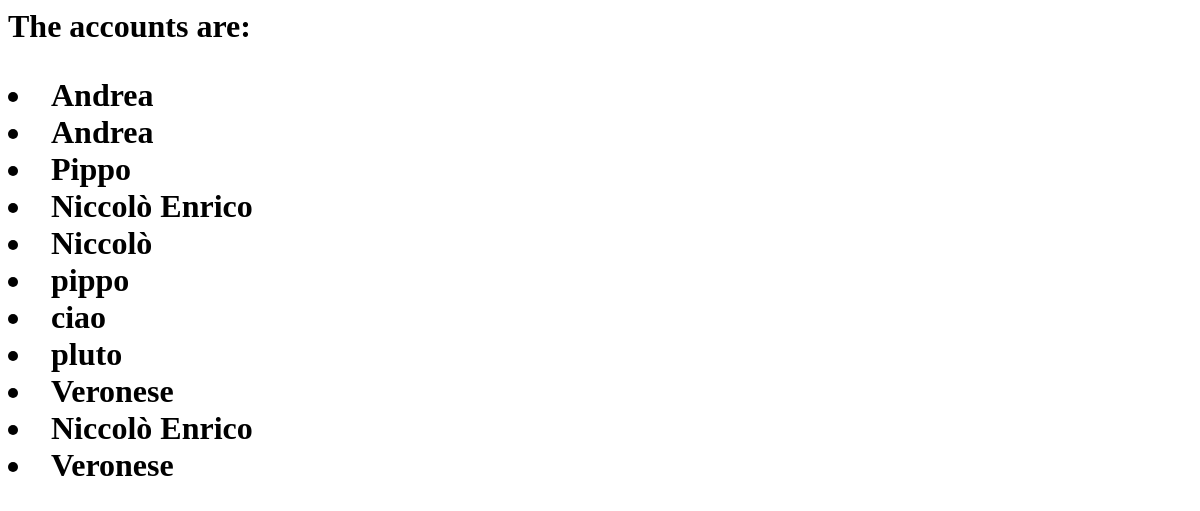
/account/, run on an earlier commit of the app's database.
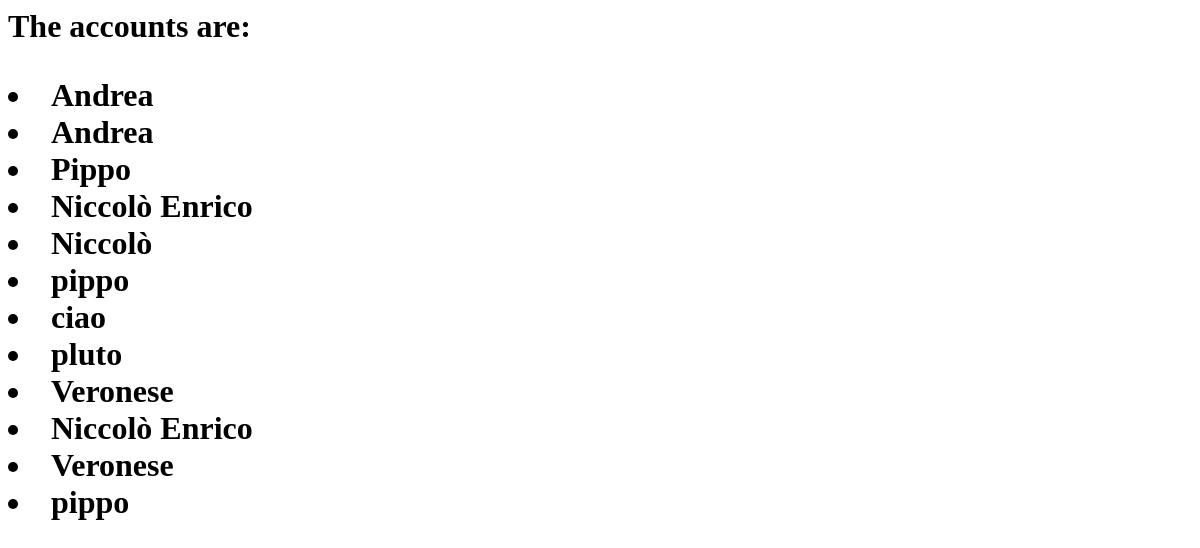
And on a later commit of the database.
### IqueueAP/models.py (models this page shows, shortened)
class Account(models.Model):
    name = models.CharField(max_length=100)
    surname = models.CharField(max_length=100)
    account_id = models.CharField(max_length=50)
    password = models.CharField(max_length=50)
    email = models.EmailField(max_length=150)
    birthday = models.DateField()

### IqueueAP/views.py (the view)
# urls.py: path('account/', account_view, name='account_view'),
def account_view(request):
    account = Account.objects.all()
    return render(request, 'account_list.html', {'account': account})

### IqueueAP/templates/account_list.html (shortened to what this page needs)
<html>
<head>
</head>
<body>
  <h1>
    <p>
    The accounts are:
    {% for account in account %}
        <li> {{ account.name }} </li>
    {% endfor %}
    </p>
  </h1>
</body>
</html>

What changed in the data, as far as the page shows it:
added Account: name "pippo"
